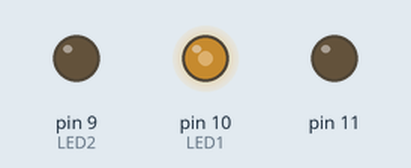
Recording of a sketch running on a simulated Arduino Uno, built with avr-gcc and run on an emulated ATmega328P. Parts: output pins drawn as LEDs (lit = HIGH).

Above: at 0.05 s.
At 1.9 s:
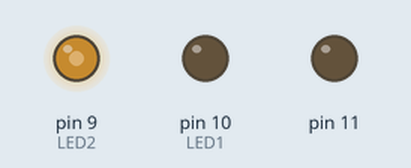
At 3.6 s:
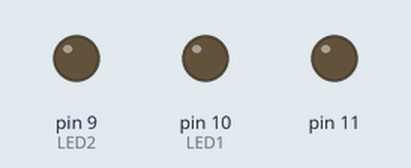
Timing chart, 0 to 8.3 s (numbered marks = the images above):
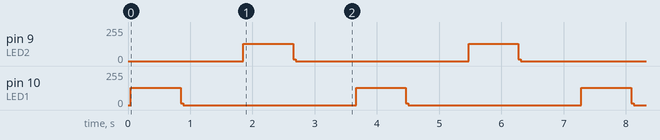

Measured:
- by itself, pin 9 (LED2), pin 10 (LED1): repeats every 3.6 s: 13/255 0.04 s, 0/255 2.8 s, 129/255 0.80 s

The sketch:

StepperCtrl.ino
```cpp
//Stepper Countrol
// motor least count is 0.9* per pulse at half step step setting

#define LED1 10
#define LED2 9
volatile unsigned long TotalCounts;

void setup() {

  pinMode(11, OUTPUT);
  pinMode(10, OUTPUT); // Anti-clockwise
  pinMode(9, OUTPUT);// Clockwise

  Serial.begin(9600);
  //bitSet(TIMSK0, OCIE0A); // Enable Timer1 compare interrupt
  //sei();                  // Enable global interrupts
}


void loop()
 {
    for( int j = 0; j <= 400; j++)
    {

    delay(1);
    digitalWrite(LED1, HIGH);

    delay (1);
    digitalWrite(LED1, LOW);

    }


  delay (1000);


    for( int j = 0; j <= 400; j++)
    {

    delay(1);
    digitalWrite(LED2, HIGH);

    delay (1);
    digitalWrite(LED2, LOW);

    }


  delay (1000);

}
```
